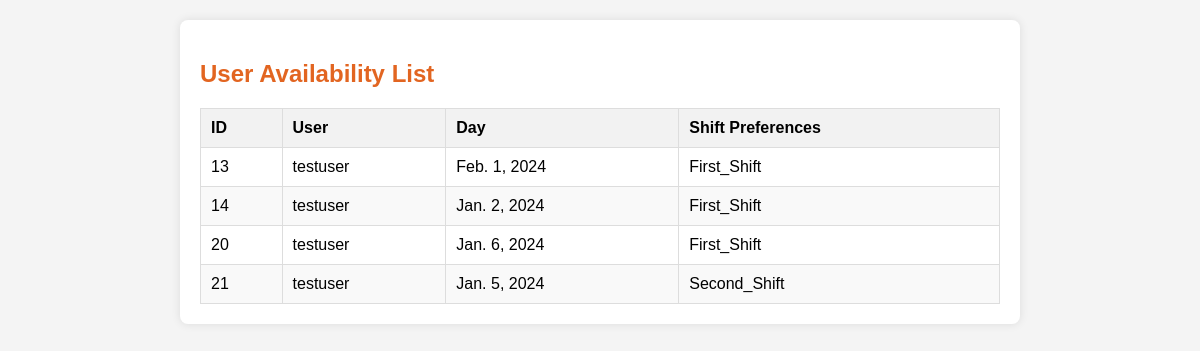
The page /availability_list (signed in) on the database its author committed.
### viewer/models.py (models this page shows, shortened)
class UserAvailability(models.Model):
    user_availability_id = models.AutoField(primary_key=True)
    user_id = models.ForeignKey(User, on_delete=models.CASCADE)
    day = models.DateField(blank=True)
    shift_preferences = models.CharField(max_length=20, choices=SHIFT_CHOICES)

### viewer/views.py (the view)
# urls.py: path('availability_list', views.availability_list, name='availability_list'),
def availability_list(request):
    if request.user.is_staff:
        user_availabilities = UserAvailability.objects.all()
    else:
        user_availabilities = UserAvailability.objects.filter(user_id=request.user)
    context = {
        'user_availabilities': user_availabilities,
    }
    return render(request, 'schedule/availability_list.html', context)

### viewer/templates/schedule/availability_list.html (shortened to what this page needs)
<!DOCTYPE html>
<html lang="en">
<head>
</head>
<body>
<div class="container">
    <h2>User Availability List</h2>
    {% if user_availabilities %}
        <table class="availability-table">
            <thead>
                <tr>
                    <th onclick="sortTable(0)">ID</th>
                    <th onclick="sortTable(1)">User</th>
                    <th onclick="sortTable(2)">Day</th>
                    <th onclick="sortTable(3)">Shift Preferences</th>
                </tr>
            </thead>
            <tbody>
                {% for availability in user_availabilities %}
                    <tr>
                        <td>{{ availability.user_availability_id }}</td>
                        <td>{{ availability.user_id.username }}</td>
                        <td>{{ availability.day }}</td>
                        <td>{{ availability.shift_preferences }}</td>
                    </tr>
                {% endfor %}
            </tbody>
        </table>
    {% else %}
        <p>No availabilities found.</p>
    {% endif %}
</div>
</body>
</html>

### viewer/templates/schedule/availability_list.html (style rules this page uses)
body { font-family: Arial, sans-serif; background-color: #f4f4f4; margin: 0; padding: 0; }
.container { max-width: 800px; margin: 20px auto; background-color: #fff; padding: 20px; box-shadow: 0 0 10px rgba(0, 0, 0, 0.1); border-radius: 8px; }
h2 { color: rgba(224, 91, 19, 0.94); }
.availability-table { width: 100%; border-collapse: collapse; margin-top: 20px; }
.availability-table th, .availability-table td { border: 1px solid #ddd; padding: 10px; text-align: left; cursor: pointer; }
.availability-table th { background-color: #f2f2f2; }
.availability-table tbody tr:nth-child(even) { background-color: #f9f9f9; }

### rows shown on the page
UserAvailability: user_availability_id "13", user_id.username "testuser", day "Feb. 1, 2024", shift_preferences "First_Shift"
UserAvailability: user_availability_id "14", user_id.username "testuser", day "Jan. 2, 2024", shift_preferences "First_Shift"
UserAvailability: user_availability_id "20", user_id.username "testuser", day "Jan. 6, 2024", shift_preferences "First_Shift"
UserAvailability: user_availability_id "21", user_id.username "testuser", day "Jan. 5, 2024", shift_preferences "Second_Shift"
